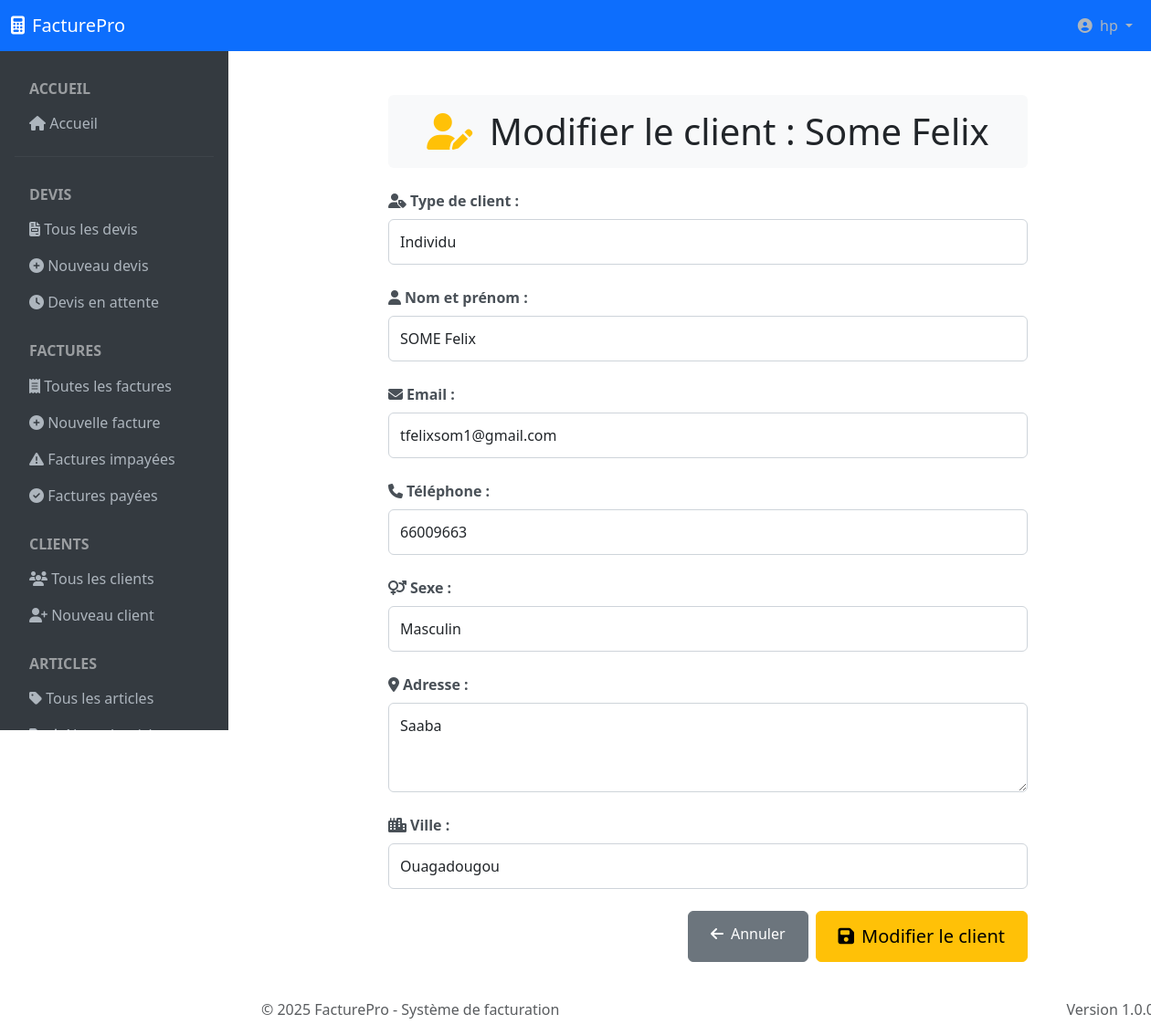
/clients/3/modifier/ (signed in), run on the app's committed database.
### register/models.py (models this page shows)
class User(AbstractUser):
    bio = models.TextField(blank=True, null=True)
    profile_photo = models.ImageField(verbose_name= 'Photo de profil' )

### facture/models.py (models this page shows, shortened)
class Client(models.Model):
    TYPE_INDIVIDU = 'INDIVIDU'
    TYPE_ENTREPRISE = 'ENTREPRISE'
    TYPE_CHOICES = (
        (TYPE_INDIVIDU, 'Individu'),
        (TYPE_ENTREPRISE, 'Entreprise'),
    )
    SEXE_MASCULIN = 'Masculin'
    SEXE_FEMININ = 'Feminin'
    SEXE_CHOICES = (
        (SEXE_MASCULIN, 'Masculin'),
        (SEXE_FEMININ, 'Féminin'),
    )
    client_type = models.CharField(max_length=20, choices=TYPE_CHOICES, default=TYPE_INDIVIDU)
    nom = models.CharField(max_length=100)
    email = models.EmailField(max_length=150,unique=True)
    telephone = models.CharField(max_length=50, blank=True)
    adresse = models.TextField()
    ville = models.CharField(max_length=50, blank=True)
    sexe = models.CharField(max_length=15, choices=SEXE_CHOICES, blank=True)
    company_id_number = models.CharField(max_length=45, blank=True)
    company_iban = EncryptedCharField(max_length=34, blank=True)
    company_bic = EncryptedCharField(max_length=20, blank=True)
    date_creation = models.DateTimeField(auto_now_add=True)
    save_by = models.ForeignKey(settings.AUTH_USER_MODEL, on_delete=models.PROTECT, related_name='clients')
    class Meta:
        indexes = [
            models.Index(fields=['email']),
            models.Index(fields=['telephone']),
            models.Index(fields=['client_type']),
            models.Index(fields=['date_creation']),
        ]

### facture/views.py (the view)
# urls.py: path('clients/<int:client_id>/modifier/',views.client_update,name='update-client'),
@login_required
def client_update(request, client_id):
    client = get_object_or_404(Client, id=client_id)
    if request.method == 'POST':
        form = ClientForm(request.POST, instance=client)
        if form.is_valid():
            form.save()
            messages.success(request, f'Client {client.nom} modifié avec succès!')
            return redirect('details-clients',client_id= client.id)
    else:
        form = ClientForm(instance=client)
    return render(request, 'facture/client_update.html', {'form': form, 'client': client})

### facture/templates/facture/client_update.html (shortened to what this page needs)
{% extends 'facture/base.html' %}
{% load humanize %}
{% block content %}
<div class="container mt-4">
    <div class="form-container">
        <h1 class="text-center mb-4 bg-light p-3 rounded">
            <i class="fas fa-user-edit me-2 text-warning"></i>
            Modifier le client : {{ client.nom|title }}
        </h1>
        <form method="post" novalidate>
            <div class="form-group">
                <label for="{{ form.client_type.id_for_label }}" class="form-label">
                    <i class="fas fa-user-tag me-1"></i>Type de client :
                </label>
                {{ form.client_type }}
            </div>
            <div class="form-group">
                <label for="{{ form.nom.id_for_label }}" class="form-label">
                    <i class="fas fa-user me-1"></i>Nom et prénom :
                </label>
                {{ form.nom }}
            </div>
            <div class="form-group">
                <label for="{{ form.email.id_for_label }}" class="form-label">
                    <i class="fas fa-envelope me-1"></i>Email :
                </label>
                {{ form.email }}
            </div>
            <div class="form-group">
                <label for="{{ form.telephone.id_for_label }}" class="form-label">
                    <i class="fas fa-phone me-1"></i>Téléphone :
                </label>
                {{ form.telephone }}
            </div>
            <div class="form-group" id="div_id_sexe">
                <label for="{{ form.sexe.id_for_label }}" class="form-label">
                    <i class="fas fa-venus-mars me-1"></i>Sexe :
                </label>
                {{ form.sexe }}
            </div>
            <div class="form-group">
                <label for="{{ form.adresse.id_for_label }}" class="form-label">
                    <i class="fas fa-map-marker-alt me-1"></i>Adresse :
                </label>
                {{ form.adresse }}
            </div>
            <div class="form-group">
                <label for="{{ form.ville.id_for_label }}" class="form-label">
                    <i class="fas fa-city me-1"></i>Ville :
                </label>
                {{ form.ville }}
            </div>
            <div class="d-grid gap-2 d-md-flex justify-content-md-end mt-4">
                <a href="{% url 'details-clients' client_id=client.id %}" class="btn btn-secondary btn-custom">
                    <i class="fas fa-arrow-left me-2"></i>Annuler
                </a>
                <button type="submit" class="btn btn-warning btn-custom btn-lg">
                    <i class="fas fa-save me-2"></i>Modifier le client
                </button>
            </div>
        </form>
    </div>
</div>
{% endblock %}

### facture/templates/facture/base.html (shortened to what this page needs)
<!DOCTYPE html>
<html lang="fr">
<head>
    <link href="https://cdnjs.cloudflare.com/ajax/libs/bootstrap/5.3.2/css/bootstrap.min.css" rel="stylesheet">
    <link href="https://cdnjs.cloudflare.com/ajax/libs/font-awesome/6.4.0/css/all.min.css" rel="stylesheet">
</head>
<body>
    <nav class="navbar navbar-expand-lg navbar-dark bg-primary fixed-top" style="z-index: 1000;">
        <div class="container-fluid">
            <a class="navbar-brand" href="{% url 'home' %}">
                <i class="fas fa-calculator me-2"></i>FacturePro
            </a>
            <div class="navbar-nav ms-auto">
                <div class="nav-item dropdown">
                    <a class="nav-link dropdown-toggle" href="#" role="button" data-bs-toggle="dropdown">
                        <i class="fas fa-user-circle me-1"></i>
                        {{ user.get_full_name|default:user.username|default:"Utilisateur" }}
                    </a>
                </div>
            </div>
        </div>
    </nav>
    <div class="container-fluid" style="margin-top: 56px;">
        <div class="row">
            <nav class="col-lg-2 sidebar p-3" id="sidebar">
                <div class="nav flex-column">
                     <h6 class="text-uppercase text-white-50 fw-bold px-3 mt-3 mb-2">Accueil</h6>
                    <a class="nav-link" href="{% url 'home' %}"><i class="fas fa-home"></i> Accueil</a>
                     <hr class="my-3" style="border-color: rgba(255,255,255,0.2);">
                    <h6 class="text-uppercase text-white-50 fw-bold px-3 mt-3 mb-2">Devis</h6>
                    <a class="nav-link" href="{% url 'liste-devis' %}"><i class="fas fa-file-invoice"></i> Tous les devis</a>
                    <a class="nav-link" href="{% url 'create-devis' %}"><i class="fas fa-plus-circle"></i> Nouveau devis</a>
                    <a class="nav-link" href="{% url 'liste-attente' %}"><i class="fas fa-clock"></i> Devis en attente</a>
                    <h6 class="text-uppercase text-white-50 fw-bold px-3 mt-4 mb-2">Factures</h6>
                    <a class="nav-link" href="{% url 'liste-facture' %}"><i class="fas fa-receipt"></i> Toutes les factures</a>
                    <a class="nav-link" href="{% url 'create-facture' %}"><i class="fas fa-plus-circle"></i> Nouvelle facture</a>
                    <a class="nav-link" href="{% url 'liste-impaye' %}"><i class="fas fa-exclamation-triangle"></i> Factures impayées</a>
                    <a class="nav-link" href="{% url 'liste-paye' %}"><i class="fas fa-check-circle"></i> Factures payées</a>
                    <h6 class="text-uppercase text-white-50 fw-bold px-3 mt-4 mb-2">Clients</h6>
                    <a class="nav-link" href="{% url 'liste-clients' %}"><i class="fas fa-users"></i> Tous les clients</a>
                    <a class="nav-link" href="{% url 'create-client' %}"><i class="fas fa-user-plus"></i> Nouveau client</a>
                    <h6 class="text-uppercase text-white-50 fw-bold px-3 mt-4 mb-2">Articles</h6>
                    <a class="nav-link" href="{% url 'gerer-article' %}"><i class="fas fa-tag"></i> Tous les articles</a>
                    <a class="nav-link" href="{% url 'ajouter_element' %}"><i class="fas fa-tag me-2"></i><i class="fas fa-plus"></i> Nouvel article</a>
                </div>
            </nav>
            <main class="col-lg-10 main-content p-0">
                <div class="p-4">
                    {% if user.is_authenticated %}
                    {% block content %}{% endblock %}
                    {% else %}
                        <p>Login <a href="{% url 'login' %}"></a></p>
                    {% endif %}
                </div>
                <footer class="footer mt-auto py-3 px-4">
                    <div class="container-fluid">
                        <div class="row">
                            <div class="col-md-6">
                                <span class="text-muted">© 2025 FacturePro - Système de facturation</span>
                            </div>
                            <div class="col-md-6 text-md-end">
                                <span class="text-muted">Version 1.0.0</span>
                            </div>
                        </div>
                    </div>
                </footer>
            </main>
        </div>
    </div>
</body>
</html>

### facture/templates/facture/base.html (style rules this page uses)
.sidebar { background-color: #343a40; color: white; height: calc(100vh - 56px); position: fixed; top: 56px; left: 0; width: 250px; transform: translateX(-100%); transition: transform 0.3s ease; z-index: 1000; overflow-y: auto; overflow-x: hidden; scrollbar-width: thin; scrollbar-color: #6c757d #343a40; ; }
.nav-link { color: #adb5bd; }
.main-content { margin-left: 0; transition: margin-left 0.3s ease; }
@media (min-width: 992px) { .sidebar { transform: translateX(0); } }
@media (min-width: 992px) { .main-content { margin-left: 250px; } }

### facture/templates/facture/client_update.html (style rules this page uses)
.form-container { max-width: 700px; margin: 0 auto; }
.form-group { margin-bottom: 1.5rem; }
.form-label { font-weight: 600; color: #495057; margin-bottom: 0.5rem; display: block; }
.form-control, .form-select { border-radius: 0.375rem; border: 1px solid #ced4da; padding: 0.75rem; }
.btn-custom { padding: 0.75rem 1.5rem; border-radius: 0.375rem; font-weight: 500; }

### data on the page
User: get_full_name "hp"
Client: nom "Some Felix", client_type "Individu", nom "SOME Felix", email "tfelixsom1@gmail.com", telephone "66009663", sexe "Masculin", adresse "Saaba", ville "Ouagadougou"
